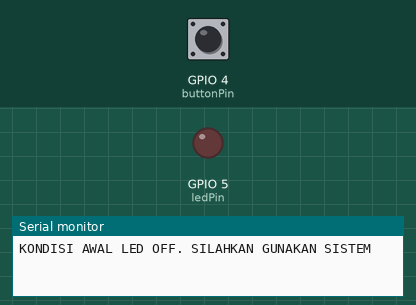
Simulated run of this sketch. Board: ESP32. Parts: output pins drawn as LEDs (lit = HIGH), the last lines printed to the serial monitor. Inputs (shaded band) come from the test bench; at power-on: GPIO 4 (buttonPin) LOW.

Above: at 1.2 s.
1.3 s: GPIO 4 (buttonPin) pulled HIGH for 0.15 s
At 2.0 s:
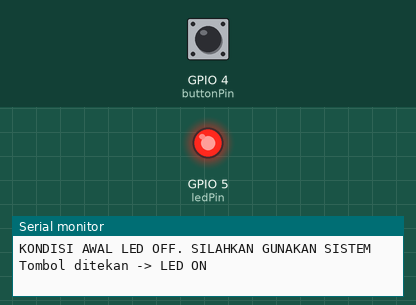
3.0 s: GPIO 4 (buttonPin) pulled HIGH for 1 s
At 4.5 s:
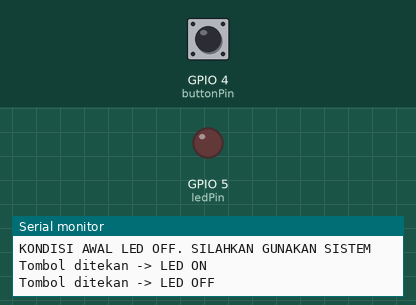
5.5 s: GPIO 4 (buttonPin) pulled HIGH for 3.2 s
At 6.4 s:
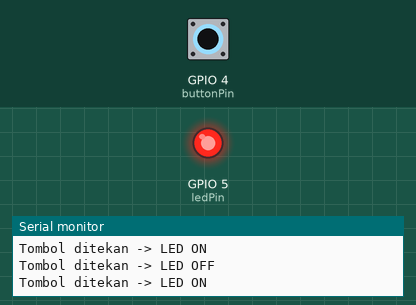
Timing chart, 0 to 8.5 s (numbered marks = the images above; inputs shaded):
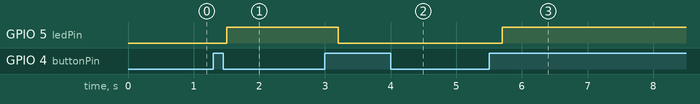

Measured:
- after the input at 1.3 s, GPIO 5 (ledPin): LOW → HIGH after 0.20 s
- after the input at 3.0 s, GPIO 5 (ledPin): HIGH → LOW after 0.20 s
- after the input at 5.5 s, GPIO 5 (ledPin): LOW → HIGH after 0.20 s

The sketch:

sketch.ino
```cpp
// Definisi PIN
const int buttonPin = 4;  // GPIO 4
const int ledPin = 5;     // GPIO 5

// Variabel Penyimpanan Status
bool ledState = false;     // Simpan kondisi LED
int lastButtonState = LOW; // Simpan status tombol pada pembacaan sebelumnya

void setup() {
  Serial.begin(115200);
  pinMode(buttonPin, INPUT);
  pinMode(ledPin, OUTPUT);

  // Memastikan kondisi LED OFF sebelum digunakan
  digitalWrite(ledPin, LOW);
  Serial.println("KONDISI AWAL LED OFF. SILAHKAN GUNAKAN SISTEM");
}

void loop() {
  // Baca kondisi tombol saat ini
  int currentButtonState = digitalRead(buttonPin);
  // Deteksi perubahan status tombol
  if (currentButtonState == HIGH && lastButtonState == LOW) {
    // Debouncing (Delay singkat untuk abaikan getaran mekanis saklar)
    delay(200);
    // Membalikkan status LED
    ledState = !ledState;
    // Terapkan status baru ke LED
    digitalWrite(ledPin, ledState ? HIGH : LOW);

    // Tampilkan status ke Serial Monitor
    if (ledState) {
      Serial.println("Tombol ditekan -> LED ON");
    } else {
      Serial.println("Tombol ditekan -> LED OFF");
    }
  }

  // Simpan kondisi tombol saat ini untuk dibandingkan
  lastButtonState = currentButtonState;
}
```
